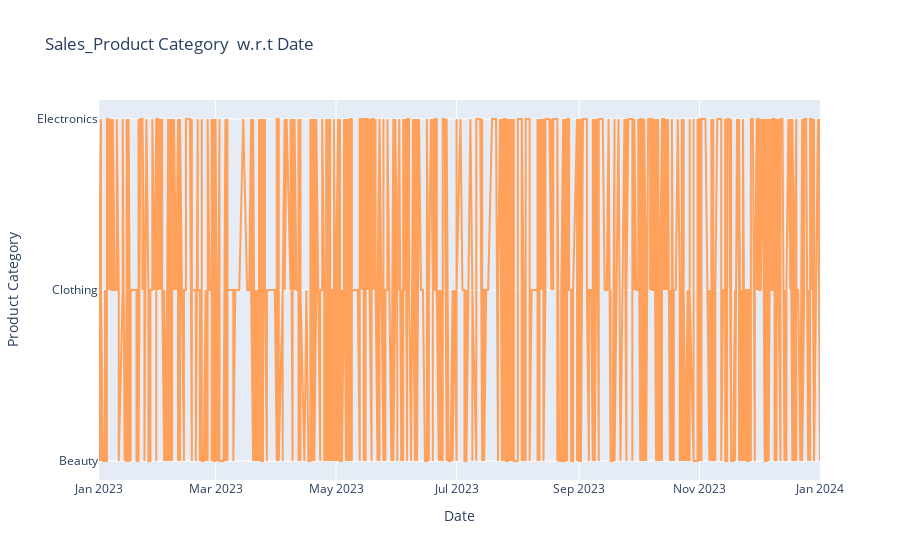

Notebook cell for this chart:
### Code cell
# plot using plotly 
fig= px.line(df, x="Date", y="Product Category",  title= "Sales_Product Category  w.r.t Date")
# Changing color of line in graph
fig.update_traces(line_color='#FFA15A')
fig.show()

### Figure 1 — Plotly figure (JSON) as saved in the notebook; plotly's stock layout.template omitted (floating-point values rounded to 4 significant figures; data arrays with more than 128 entries replaced by an {"elided": "..."} marker saying what was removed)
{"data": [{"hovertemplate": "Date=%{x}<br>Product Category=%{y}<extra></extra>", "legendgroup": "", "line": {"color": "#FFA15A", "dash": "solid"}, "marker": {"symbol": "circle"}, "mode": "lines", "name": "", "orientation": "v", "showlegend": false, "type": "scatter", "x": {"elided": "1000 str values"}, "xaxis": "x", "y": {"elided": "1000 str values"}, "yaxis": "y"}], "layout": {"legend": {"tracegroupgap": 0}, "title": {"text": "Sales_Product Category  w.r.t Date"}, "xaxis": {"anchor": "y", "domain": [0, 1], "title": {"text": "Date"}}, "yaxis": {"anchor": "x", "domain": [0, 1], "title": {"text": "Product Category"}}}}
